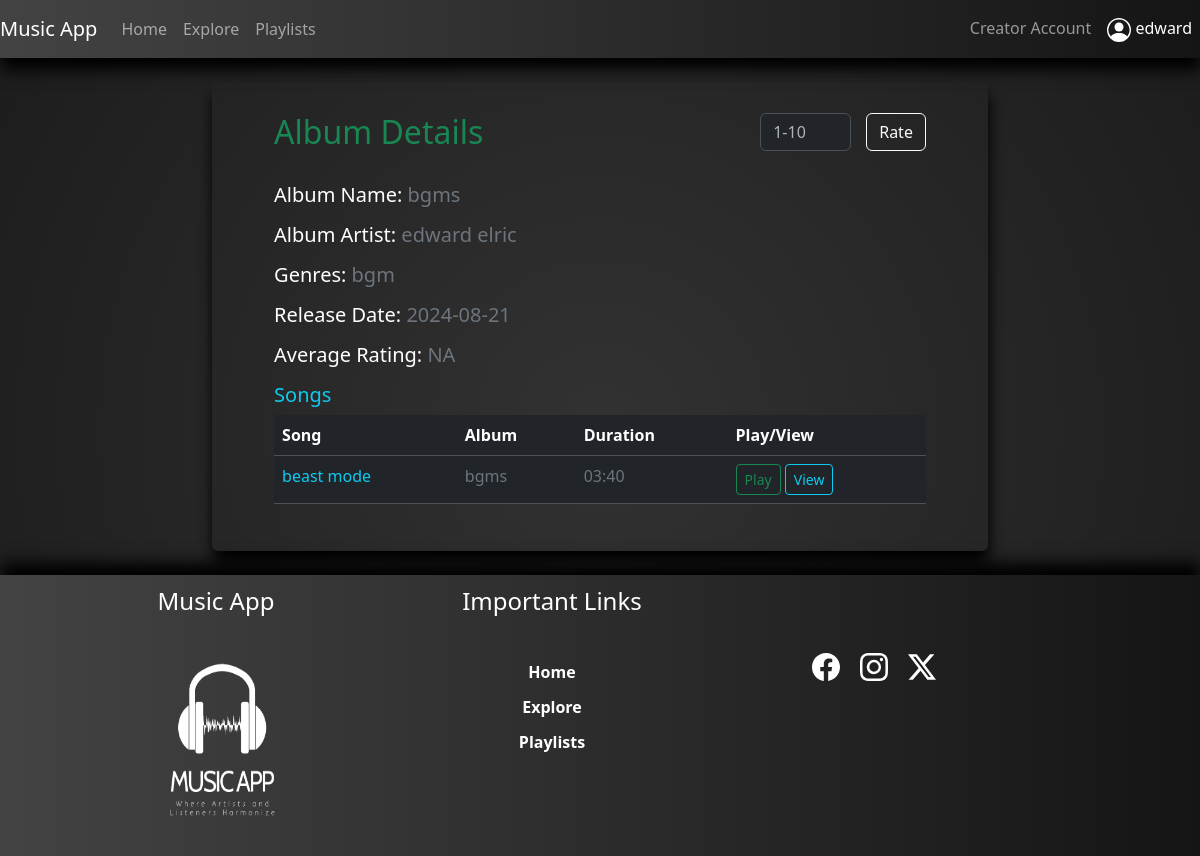
Screenshot of /albumDetails/1 (signed in) with the database file from the repository.
### app/models.py (models this page shows, shortened)
class Users(UserMixin, db.Model):
    id = db.Column(db.Integer(), autoincrement=True, primary_key=True)
    u_userType = db.Column(db.String(50), nullable=False)
    u_status = db.Column(db.String(50), nullable=False)
    u_flag = db.Column(db.Integer(), nullable=False)
    u_fName = db.Column(db.String(100), nullable=False)
    u_lName = db.Column(db.String(100))
    u_gender = db.Column(db.String(50), nullable=False)
    u_username = db.Column(db.String(100), nullable=False, unique=True)
    u_email = db.Column(db.String(200), nullable=False)
    u_password = db.Column(db.String(1000), nullable=False)
    albums = db.relationship('Albums', backref='users')
    songs = db.relationship('Songs', backref='users')
    playlists = db.relationship('Playlists', backref='users')

class Albums(UserMixin, db.Model):
    id = db.Column(db.Integer(), autoincrement=True, primary_key=True)
    a_name = db.Column(db.String(100), nullable=False)
    a_artist = db.Column(db.String(50), nullable=False)
    a_genres = db.Column(db.String(50), nullable=False)
    a_date = db.Column(db.String(50), nullable=False)
    a_rating = db.Column(db.Integer())
    a_totalRaters = db.Column(db.Integer())
    a_flag = db.Column(db.Integer(), nullable=False)
    user_id = db.Column(db.Integer(),db.ForeignKey('users.id'),nullable=False)
    songs = db.relationship('Songs', backref='albums')

class Songs(UserMixin, db.Model):
    id = db.Column(db.Integer(), autoincrement=True, primary_key=True)
    s_name = db.Column(db.String(100), nullable=False)
    s_artist = db.Column(db.String(50), nullable=False)
    s_album = db.Column(db.String(100), nullable=False)
    s_genre = db.Column(db.String(50), nullable=False)
    s_duration = db.Column(db.String(50), nullable=False)
    s_date = db.Column(db.String(50), nullable=False)
    s_filePath = db.Column(db.String(100), nullable=False)
    s_lyrics = db.Column(db.Text(), nullable=False)
    s_rating = db.Column(db.Integer())
    s_totalRaters = db.Column(db.Integer())
    s_flag = db.Column(db.Integer(), nullable=False)
    s_plays = db.Column(db.Integer())
    album_id = db.Column(db.Integer(), db.ForeignKey('albums.id'), nullable=False)
    user_id = db.Column(db.Integer(), db.ForeignKey('users.id'),nullable=False)

### app/views.py (the view, shortened to what this page needs)
@app.route('/albumDetails/<int:aid>', methods=['GET','POST'])
@login_required
def albumDetails(aid):
    form = RatingForm()
    album = Albums.query.get(aid)
    if request.method == 'GET':
        songList = Songs.query.filter_by(album_id=aid).all()
        return render_template('/user/albumDetails.html', form=form, a=album, songsData = songList)

### app/forms.py
class RatingForm(FlaskForm):
    currentRating = IntegerField("Rate: ", validators=[DataRequired(),InputRequired(), NumberRange(min=1,max=10,message="Invalid input")])
    rate = SubmitField("Rate")

### app/views.py (called while the page is built)
@login_manager.user_loader
def load_user(user_id):
    return Users.query.get(user_id)

### app/templates/user/albumDetails.html (shortened to what this page needs)
{% extends 'layouts/base.html' %}
{% block content %}
<div class="container-fluid">
    <div class="row">
        <div class="col-md-8 offset-md-2 col-lg-8 offset-lg-2 col-sm-8 offset-sm-2">
            <div class="myAlbumCont rounded mt-4 mb-4">
                <div class="d-flex">
                    <h2 class="text-success mb-3">Album Details</h2>
                    <div class="myRating ms-auto d-inline">
                        <form action="" class="form" data-bs-theme="dark" method="post" {% if current_user.u_userType=="Admin" %} hidden="True" {% endif %}>
                            <div class="input-group mb-3">
                                <div class="mb-3 me-3">
                                    {{ form.currentRating(class="form-control", placeholder="1-10", id="myRate") }}
                                </div>
                                <div class="">
                                    {{ form.rate(class="btn btn-outline-light") }}
                                </div>
                            </div>
                        </form>
                    </div>
                </div>
                <div class="mb-3">
                    <h5>Album Name: <p class="text-secondary d-inline">{{a.a_name}}</p></h5>
                </div>
                <div class="mb-3">
                    <h5>Album Artist: <p class="text-secondary d-inline">{{a.a_artist}}</p></h5>
                </div>
                <div class="mb-3">
                    <h5>Genres: <p class="text-secondary d-inline">{{a.a_genres}}</p></h5>
                </div>
                <div class="mb-3">
                    <h5>Release Date: <p class="text-secondary d-inline">{{a.a_date}}</p></h5>
                </div>
                <div class="mb-3">
                    <h5>Average Rating: <p class="text-secondary d-inline">{% if a.a_rating == 0 %}NA{% else %} {{a.a_rating}} {% endif %}</p></h5>
                </div>
                <h5 class="text-captialized text-info">Songs</h5>
                    {% if songsData|length == 0 %}
                        <h5 class="text-center text-info">No records yet. Stay tuned.</h5>
                    {% else %}
                    <table class="table table-dark table-hover rounded table-responsive{-sm|-md|-lg}">
                        <thead>
                            <tr>
                                <th scope="col">Song</th>
                                <th scope="col">Album</th>
                                <th scope="col">Duration</th>
                                <th scope="col">Play/View</th>
                            </tr>
                        </thead>
                        <tbody>
                            {% for s in songsData %}
                            <tr>
                                <td class="text-info">{{s['s_name']}}</td>
                                <td class="text-secondary">{{s['s_album']}}</td>
                                <td class="text-secondary">{{s['s_duration']}}</td>
                                <td><a href="{{url_for('playSong',sid=s['id'])}}" style="text-decoration: none;" {% if current_user.u_userType=="Admin" %} hidden="True" {% endif %}>
                                    <button class="btn btn-outline-success btn-sm">Play</button>
                                </a>
                                <a href="{{url_for('songDetails',sid=s['id'])}}" style="text-decoration: none;">
                                    <button class="btn btn-outline-info btn-sm">View</button>
                                </a>
                                </td>
                            </tr>
                            {% endfor %}
                        </tbody>
                    </table>
                    {% endif %}
            </div>
        </div>
    </div>
</div>
{% endblock %}

### app/templates/includes/nav.html (shortened to what this page needs)
<nav class="navbar navbar-expand-lg navbar-expand-md myNavbar bg-light navbar-dark sticky-top">
    {% if current_user.is_authenticated %}
        {% if current_user.u_userType == 'Admin' %}
        <a class="navbar-brand" href="{{url_for('adminHome')}}">Music App</a>
        {% else %}
        <a href="{{url_for('userHome')}}" class="navbar-brand">Music App</a>
        {% endif %}
    {% endif %}
        <div class="collapse navbar-collapse" id="navbarNav">
            <ul class="navbar-nav">
                <li class="nav-item">
                    {% if current_user.is_authenticated %}
                        {% if current_user.u_userType == 'Admin' %}
                            <a class="nav-link {{aH}}" aria-current="page" href="{{url_for('adminHome')}}">Home</a>
                        {% else %}
                        <a class="nav-link {{uH}}" aria-current="page" href="{{url_for('userHome')}}">Home</a>
                        {% endif %}
                    {% endif %}
                </li>
                <li class="nav-item">
                    {% if current_user.is_authenticated %}
                        {% if current_user.u_userType == 'Admin' %}
                            <a class="nav-link {{aAN}}" href="{{url_for('analytics')}}">Analytics</a>
                        {% else %}
                            <a href="{{url_for('exploreMusic')}}" class="nav-link {{uE}}">Explore</a>
                        {% endif %}
                    {% endif %}
                </li>
                <li class="nav-item">
                    {% if current_user.is_authenticated %}
                        {% if current_user.u_userType == 'Admin' %}
                            <a class="nav-link {{aT}}" href="{{url_for('allTracks')}}">Tracks</a>
                        {% else %}
                            <a href="{{url_for('playlists')}}" class="nav-link {{uP}}">Playlists</a>
                        {% endif %}
                    {% endif %}
                </li>
            </ul>
            <ul class="navbar-nav ms-auto">
                <li class="nav-item">
                    {% if current_user.is_authenticated  and current_user.u_userType != 'Admin' %}
                    <a href="{{url_for('creatorHome')}}" class="nav-link {{cH}}">Creator Account</a>
                    {% endif %}
                </li>
                <li class="nav-item dropdown show">
                    {% if current_user.is_authenticated %}
                    <a href="#" class="nav-link active" id="dropdownMenu" data-toggle="dropdown" aria-haspopup="true" aria-expanded="false">
                        {{current_user.u_fName}}
                    </a>
                    {% endif %}
                </li>
            </ul>
        </div>
</nav>

### app/static/css/musicStreamingStyle.css (style rules this page uses)
body { min-height: 100vh; display: flex; flex-direction: column; background: radial-gradient(circle at 50.1% 50.1%, rgb(50, 50, 50) 0%, rgb(28, 28, 28) 99.4%); color: #fff; }
.myNavbar { background-color:#434343; background-image: linear-gradient(to right, #434343 0%, #151515 100%); box-shadow: 1px 12px 15px #000; }
.myNavbar>div>ul>li { color: #fff; }
.myAlbumCont { background-color: transparent; box-shadow: 1px 12px 15px #000; padding: 4% 8%; }

### rows the page displays
Users: u_fName "edward"
Albums: a_name "bgms", a_artist "edward elric", a_genres "bgm", a_date "2024-08-21"
Songs: s_name "beast mode", s_album "bgms", s_duration "03:40"
